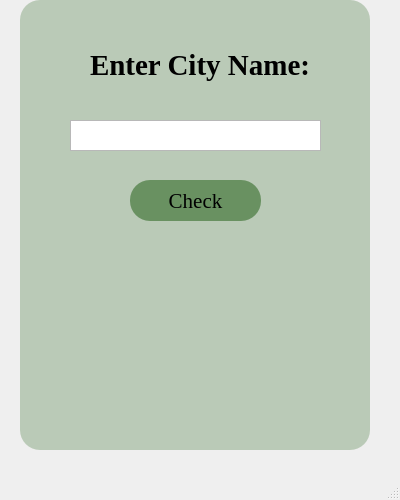
<?xml version="1.0" encoding="UTF-8"?>
<ui version="4.0">
 <class>MainWindow</class>
 <widget class="QMainWindow" name="MainWindow">
  <property name="geometry">
   <rect>
    <x>0</x>
    <y>0</y>
    <width>400</width>
    <height>500</height>
   </rect>
  </property>
  <property name="windowTitle">
   <string>MainWindow</string>
  </property>
  <widget class="QWidget" name="centralwidget">
   <widget class="QLabel" name="label">
    <property name="geometry">
     <rect>
      <x>20</x>
      <y>0</y>
      <width>350</width>
      <height>450</height>
     </rect>
    </property>
    <property name="styleSheet">
     <string notr="true">background-color:rgba(105, 145, 97,100);
border-radius:20px;
</string>
    </property>
    <property name="text">
     <string/>
    </property>
   </widget>
   <widget class="QLabel" name="label_2">
    <property name="geometry">
     <rect>
      <x>90</x>
      <y>30</y>
      <width>221</width>
      <height>71</height>
     </rect>
    </property>
    <property name="font">
     <font>
      <family>Liberation Serif</family>
      <pointsize>22</pointsize>
      <weight>75</weight>
      <italic>false</italic>
      <bold>true</bold>
     </font>
    </property>
    <property name="text">
     <string>Enter City Name:</string>
    </property>
   </widget>
   <widget class="QPushButton" name="pushButton">
    <property name="geometry">
     <rect>
      <x>130</x>
      <y>180</y>
      <width>131</width>
      <height>41</height>
     </rect>
    </property>
    <property name="font">
     <font>
      <family>Liberation Serif</family>
      <pointsize>16</pointsize>
     </font>
    </property>
    <property name="styleSheet">
     <string notr="true">background-color:rgb(105, 145, 97);

border-radius:20px;</string>
    </property>
    <property name="text">
     <string>Check</string>
    </property>
   </widget>
   <widget class="QPlainTextEdit" name="plainTextEdit">
    <property name="geometry">
     <rect>
      <x>70</x>
      <y>120</y>
      <width>251</width>
      <height>31</height>
     </rect>
    </property>
   </widget>
  </widget>
  <widget class="QMenuBar" name="menubar">
   <property name="geometry">
    <rect>
     <x>0</x>
     <y>0</y>
     <width>400</width>
     <height>21</height>
    </rect>
   </property>
  </widget>
  <widget class="QStatusBar" name="statusbar"/>
 </widget>
 <resources/>
 <connections/>
</ui>
